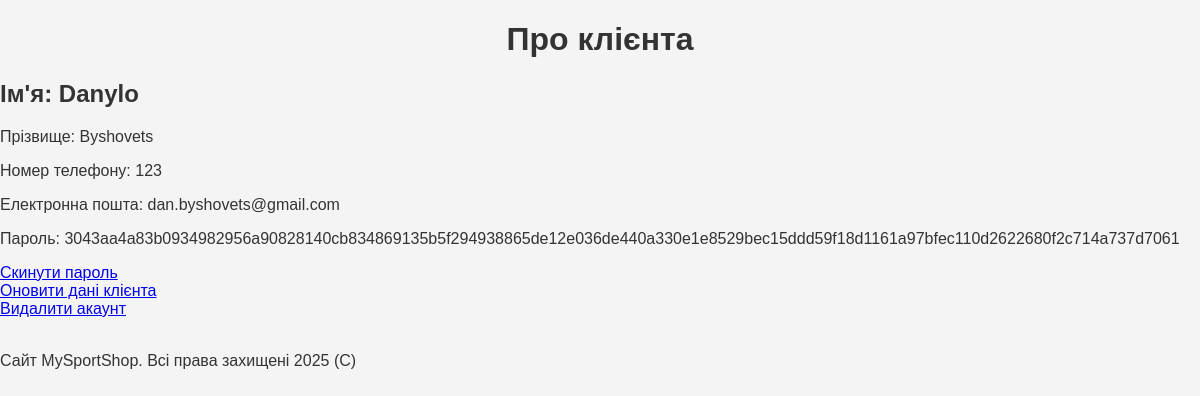
The app's page /clients/2 with its own data.
### app.py (models this page shows, shortened)
class Client(db.Model):
    id = db.Column(db.Integer, primary_key=True)
    name = db.Column(db.String(30), nullable=False)
    surname = db.Column(db.String(30), nullable=False)
    phone = db.Column(db.String(19), nullable=False)
    cart = db.Column(db.String(1000), nullable=False)
    email = db.Column(db.String(50), nullable=False)
    password = db.Column(db.String(10), nullable=False)

### app.py (the view)
@app.route("/clients/<int:client_id>")
def client_detail_view(client_id):
    client = Client.query.get_or_404(client_id)
    return render_template("client_detail_view.html", client=client)

### templates/client_detail_view.html (shortened to what this page needs)
{% extends 'layout.html' %}
{% block content %}
<h1>Про клієнта</h1>
<div>
    <h2>Ім'я: {{ client.name }}</h2>
    <p>Прізвище: {{ client.surname }}</p>
    <p>Номер телефону: {{ client.phone }}</p>
    <p>Електронна пошта: {{ client.email }}</p>
    <p>Пароль: {{ client.password }}</p>
    <a href="{{client.id}}/reset_password">Скинути пароль</a><br>
    <a href="{{client.id}}/update">Оновити дані клієнта</a><br>
    <a href="{{client.id}}/delete">Видалити акаунт</a>
</div>
<br>
{% endblock %}

### static/css/styles.css (style rules this page uses)
body { font-family: Arial, sans-serif; margin: 0; padding: 0; background-color: #f4f4f4; color: #333; }
h1 { text-align: center; }

### records on screen
Client: name "Danylo", surname "Byshovets", phone "123", email "dan.byshovets@gmail.com", password "3043aa4a83b0934982956a90828140cb834869135b5f294938865de12e036de440a330e1e8529bec15ddd59f18d1161a97bfec110d2622680f2c714a737d7061"
